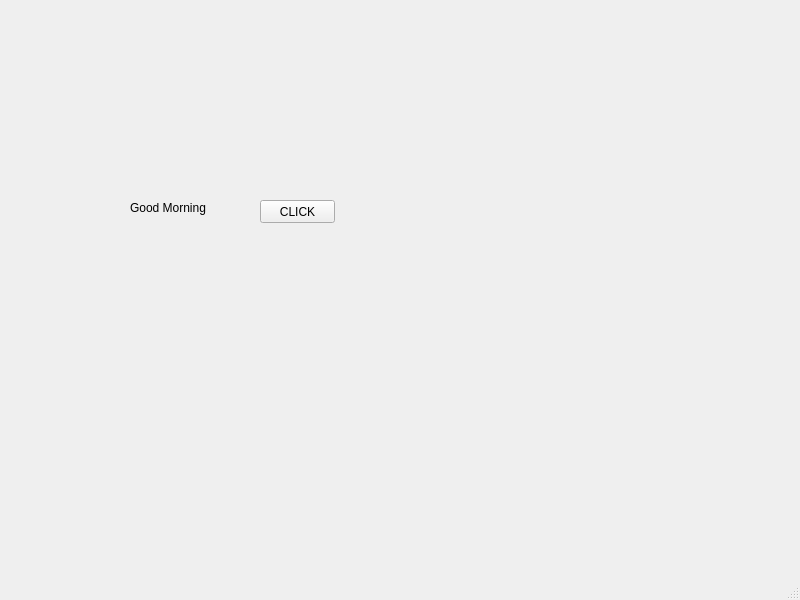
<?xml version="1.0" encoding="UTF-8"?>
<ui version="4.0">
 <class>MainWindow</class>
 <widget class="QMainWindow" name="MainWindow">
  <property name="geometry">
   <rect>
    <x>0</x>
    <y>0</y>
    <width>800</width>
    <height>600</height>
   </rect>
  </property>
  <property name="windowTitle">
   <string>MainWindow</string>
  </property>
  <widget class="QWidget" name="centralwidget">
   <widget class="QPushButton" name="pb">
    <property name="geometry">
     <rect>
      <x>260</x>
      <y>200</y>
      <width>75</width>
      <height>23</height>
     </rect>
    </property>
    <property name="text">
     <string>CLICK</string>
    </property>
   </widget>
   <widget class="QLabel" name="lbl">
    <property name="geometry">
     <rect>
      <x>130</x>
      <y>200</y>
      <width>91</width>
      <height>16</height>
     </rect>
    </property>
    <property name="text">
     <string>Good Morning</string>
    </property>
   </widget>
  </widget>
  <widget class="QMenuBar" name="menubar">
   <property name="geometry">
    <rect>
     <x>0</x>
     <y>0</y>
     <width>800</width>
     <height>21</height>
    </rect>
   </property>
  </widget>
  <widget class="QStatusBar" name="statusbar"/>
 </widget>
 <resources/>
 <connections/>
</ui>
